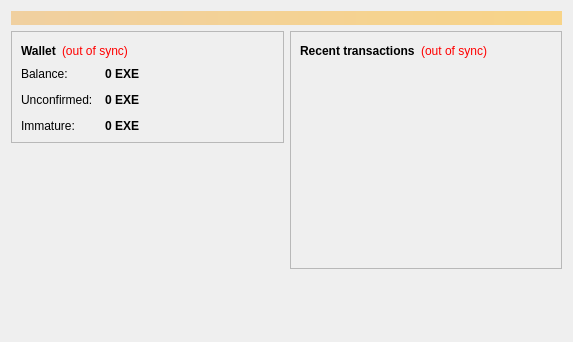
<?xml version="1.0" encoding="UTF-8"?>
<ui version="4.0">
 <class>OverviewPage</class>
 <widget class="QWidget" name="OverviewPage">
  <property name="geometry">
   <rect>
    <x>0</x>
    <y>0</y>
    <width>573</width>
    <height>342</height>
   </rect>
  </property>
  <property name="windowTitle">
   <string>Form</string>
  </property>
  <layout class="QVBoxLayout" name="topLayout">
   <item>
    <widget class="QLabel" name="labelAlerts">
     <property name="visible">
      <bool>false</bool>
     </property>
     <property name="styleSheet">
      <string notr="true">background-color: qlineargradient(x1: 0, y1: 0, x2: 1, y2: 0, stop:0 #F0D0A0, stop:1 #F8D488); color:#000000;</string>
     </property>
     <property name="wordWrap">
      <bool>true</bool>
     </property>
     <property name="margin">
      <number>3</number>
     </property>
    </widget>
   </item>
   <item>
    <layout class="QHBoxLayout" name="horizontalLayout" stretch="1,1">
     <item>
      <layout class="QVBoxLayout" name="verticalLayout_2">
       <item>
        <widget class="QFrame" name="frame">
         <property name="frameShape">
          <enum>QFrame::StyledPanel</enum>
         </property>
         <property name="frameShadow">
          <enum>QFrame::Raised</enum>
         </property>
         <layout class="QVBoxLayout" name="verticalLayout_4">
          <item>
           <layout class="QHBoxLayout" name="horizontalLayout_4">
            <item>
             <widget class="QLabel" name="label_5">
              <property name="font">
               <font>
                <weight>75</weight>
                <bold>true</bold>
               </font>
              </property>
              <property name="text">
               <string>Wallet</string>
              </property>
             </widget>
            </item>
            <item>
             <widget class="QLabel" name="labelWalletStatus">
              <property name="toolTip">
               <string>The displayed information may be out of date. Your wallet automatically synchronizes with the Execoin network after a connection is established, but this process has not completed yet.</string>
              </property>
              <property name="styleSheet">
               <string notr="true">QLabel { color: red; }</string>
              </property>
              <property name="text">
               <string notr="true">(out of sync)</string>
              </property>
              <property name="alignment">
               <set>Qt::AlignLeading|Qt::AlignLeft|Qt::AlignVCenter</set>
              </property>
             </widget>
            </item>
            <item>
             <spacer name="horizontalSpacer_2">
              <property name="orientation">
               <enum>Qt::Horizontal</enum>
              </property>
              <property name="sizeHint" stdset="0">
               <size>
                <width>40</width>
                <height>20</height>
               </size>
              </property>
             </spacer>
            </item>
           </layout>
          </item>
          <item>
           <layout class="QFormLayout" name="formLayout_2">
            <property name="fieldGrowthPolicy">
             <enum>QFormLayout::AllNonFixedFieldsGrow</enum>
            </property>
            <property name="horizontalSpacing">
             <number>12</number>
            </property>
            <property name="verticalSpacing">
             <number>12</number>
            </property>
            <item row="0" column="0">
             <widget class="QLabel" name="label">
              <property name="text">
               <string>Balance:</string>
              </property>
             </widget>
            </item>
            <item row="0" column="1">
             <widget class="QLabel" name="labelBalance">
              <property name="font">
               <font>
                <weight>75</weight>
                <bold>true</bold>
               </font>
              </property>
              <property name="cursor">
               <cursorShape>IBeamCursor</cursorShape>
              </property>
              <property name="toolTip">
               <string>Your current balance</string>
              </property>
              <property name="text">
               <string notr="true">0 EXE</string>
              </property>
              <property name="textInteractionFlags">
               <set>Qt::LinksAccessibleByMouse|Qt::TextSelectableByKeyboard|Qt::TextSelectableByMouse</set>
              </property>
             </widget>
            </item>
            <item row="1" column="0">
             <widget class="QLabel" name="label_3">
              <property name="text">
               <string>Unconfirmed:</string>
              </property>
             </widget>
            </item>
            <item row="1" column="1">
             <widget class="QLabel" name="labelUnconfirmed">
              <property name="font">
               <font>
                <weight>75</weight>
                <bold>true</bold>
               </font>
              </property>
              <property name="cursor">
               <cursorShape>IBeamCursor</cursorShape>
              </property>
              <property name="toolTip">
               <string>Total of transactions that have yet to be confirmed, and do not yet count toward the current balance</string>
              </property>
              <property name="text">
               <string notr="true">0 EXE</string>
              </property>
              <property name="textInteractionFlags">
               <set>Qt::LinksAccessibleByMouse|Qt::TextSelectableByKeyboard|Qt::TextSelectableByMouse</set>
              </property>
             </widget>
            </item>
            <item row="2" column="0">
             <widget class="QLabel" name="labelImmatureText">
              <property name="text">
               <string>Immature:</string>
              </property>
             </widget>
            </item>
            <item row="2" column="1">
             <widget class="QLabel" name="labelImmature">
              <property name="font">
               <font>
                <weight>75</weight>
                <bold>true</bold>
               </font>
              </property>
              <property name="toolTip">
               <string>Mined balance that has not yet matured</string>
              </property>
              <property name="text">
               <string notr="true">0 EXE</string>
              </property>
              <property name="textInteractionFlags">
               <set>Qt::LinksAccessibleByMouse|Qt::TextSelectableByKeyboard|Qt::TextSelectableByMouse</set>
              </property>
             </widget>
            </item>
           </layout>
          </item>
         </layout>
        </widget>
       </item>
       <item>
        <spacer name="verticalSpacer">
         <property name="orientation">
          <enum>Qt::Vertical</enum>
         </property>
         <property name="sizeHint" stdset="0">
          <size>
           <width>20</width>
           <height>40</height>
          </size>
         </property>
        </spacer>
       </item>
      </layout>
     </item>
     <item>
      <layout class="QVBoxLayout" name="verticalLayout_3">
       <item>
        <widget class="QFrame" name="frame_2">
         <property name="frameShape">
          <enum>QFrame::StyledPanel</enum>
         </property>
         <property name="frameShadow">
          <enum>QFrame::Raised</enum>
         </property>
         <layout class="QVBoxLayout" name="verticalLayout">
          <item>
           <layout class="QHBoxLayout" name="horizontalLayout_2">
            <item>
             <widget class="QLabel" name="label_4">
              <property name="text">
               <string>&lt;b&gt;Recent transactions&lt;/b&gt;</string>
              </property>
             </widget>
            </item>
            <item>
             <widget class="QLabel" name="labelTransactionsStatus">
              <property name="toolTip">
               <string>The displayed information may be out of date. Your wallet automatically synchronizes with the Execoin network after a connection is established, but this process has not completed yet.</string>
              </property>
              <property name="styleSheet">
               <string notr="true">QLabel { color: red; }</string>
              </property>
              <property name="text">
               <string notr="true">(out of sync)</string>
              </property>
              <property name="alignment">
               <set>Qt::AlignRight|Qt::AlignTrailing|Qt::AlignVCenter</set>
              </property>
             </widget>
            </item>
            <item>
             <spacer name="horizontalSpacer">
              <property name="orientation">
               <enum>Qt::Horizontal</enum>
              </property>
              <property name="sizeHint" stdset="0">
               <size>
                <width>40</width>
                <height>20</height>
               </size>
              </property>
             </spacer>
            </item>
           </layout>
          </item>
          <item>
           <widget class="QListView" name="listTransactions">
            <property name="styleSheet">
             <string notr="true">QListView { background: transparent; }</string>
            </property>
            <property name="frameShape">
             <enum>QFrame::NoFrame</enum>
            </property>
            <property name="verticalScrollBarPolicy">
             <enum>Qt::ScrollBarAlwaysOff</enum>
            </property>
            <property name="horizontalScrollBarPolicy">
             <enum>Qt::ScrollBarAlwaysOff</enum>
            </property>
            <property name="selectionMode">
             <enum>QAbstractItemView::NoSelection</enum>
            </property>
           </widget>
          </item>
         </layout>
        </widget>
       </item>
       <item>
        <spacer name="verticalSpacer_2">
         <property name="orientation">
          <enum>Qt::Vertical</enum>
         </property>
         <property name="sizeHint" stdset="0">
          <size>
           <width>20</width>
           <height>40</height>
          </size>
         </property>
        </spacer>
       </item>
      </layout>
     </item>
    </layout>
   </item>
  </layout>
 </widget>
 <resources/>
 <connections/>
</ui>
